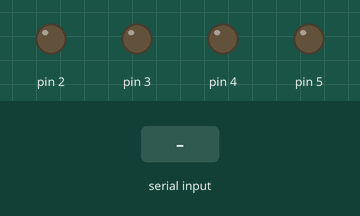
Bench run of a sketch on a simulated Arduino Uno, built with avr-gcc and run on an emulated ATmega328P. Parts: output pins drawn as LEDs (lit = HIGH). Inputs (shaded band) come from the test bench.

Above: at 1.2 s.
1.3 s: "F" received over Serial
At 1.9 s:
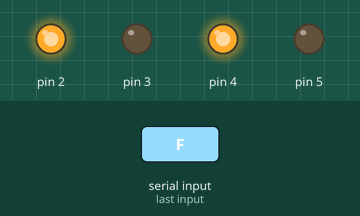
2.8 s: "R" received over Serial
At 3.1 s:
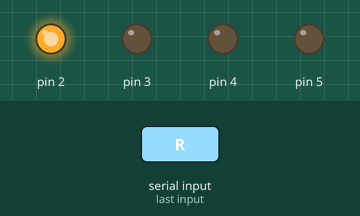
4.3 s: "L" received over Serial
At 5.4 s:
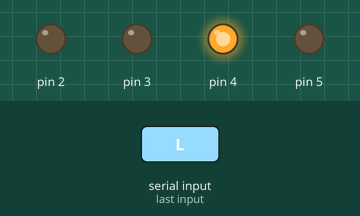
5.8 s: "B" received over Serial
At 6.5 s:
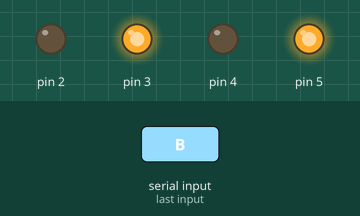
7.3 s: "1" received over Serial
At 7.7 s:
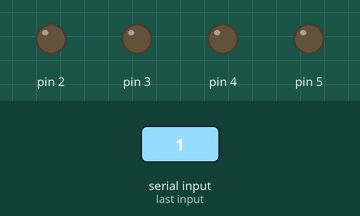
Timing chart, 0 to 9.8 s (numbered marks = the images above; inputs shaded):
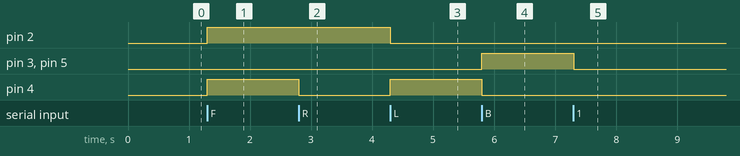

The sketch:

copy_of_serial_2wd_task_v21.ino
```cpp
void setup()
{
  for (byte i=2;i<=5;i++)pinMode(i,1);
  Serial.begin(9600);
}

void loop()
{
  if(Serial.available()>0){
  char reading=Serial.read();

    for (byte i=0;i<4;i++)
      digitalWrite(i+2,0);

    switch(reading){
    case 'F':for(byte i=0;i<4;i+=2)digitalWrite(i+2,1);break;
    case 'R':digitalWrite(2,1);break;
    case 'L':digitalWrite(4,1);break;
    case 'B':for(byte i=1;i<4;i+=2)digitalWrite(i+2,1);break;
    }

  }
}

// R --> Right
// L --> Left
// F --> Forward
// B --> Backward
// S --> Stop
```

Measured:
- after the input at 1.3 s, pin 2, pin 4: LOW → HIGH at once
- after the input at 2.8 s, pin 4: HIGH → LOW at once
- after the input at 4.3 s, pin 2: HIGH → LOW at once; pin 4: LOW → HIGH at once
- after the input at 5.8 s, pin 3, pin 5: LOW → HIGH at once; pin 4: HIGH → LOW at once
- after the input at 7.3 s, pin 3, pin 5: HIGH → LOW at once
